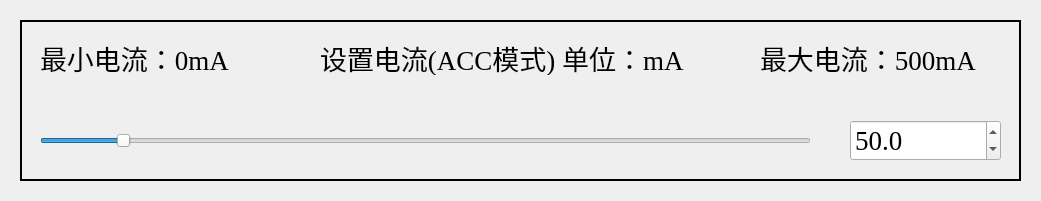
       <widget class="QWidget" name="widgetSetCurSetEDFA_2" native="true">
        <property name="geometry">
         <rect>
          <x>40</x>
          <y>440</y>
          <width>1041</width>
          <height>201</height>
         </rect>
        </property>
        <widget class="QLabel" name="labelBgCurSetEDFA_2">
         <property name="geometry">
          <rect>
           <x>20</x>
           <y>20</y>
           <width>1001</width>
           <height>161</height>
          </rect>
         </property>
         <property name="frameShape">
          <enum>QFrame::WinPanel</enum>
         </property>
         <property name="text">
          <string/>
         </property>
        </widget>
        <widget class="QSlider" name="horizontalSliderCurSetEDFA_2">
         <property name="geometry">
          <rect>
           <x>40</x>
           <y>120</y>
           <width>771</width>
           <height>41</height>
          </rect>
         </property>
         <property name="minimum">
          <number>0</number>
         </property>
         <property name="maximum">
          <number>5000</number>
         </property>
         <property name="singleStep">
          <number>1</number>
         </property>
         <property name="pageStep">
          <number>10</number>
         </property>
         <property name="value">
          <number>500</number>
         </property>
         <property name="orientation">
          <enum>Qt::Horizontal</enum>
         </property>
        </widget>
        <widget class="QLabel" name="labelSetCurSetEDFA_2">
         <property name="geometry">
          <rect>
           <x>320</x>
           <y>40</y>
           <width>391</width>
           <height>35</height>
          </rect>
         </property>
         <property name="sizePolicy">
          <sizepolicy hsizetype="Ignored" vsizetype="Ignored">
           <horstretch>0</horstretch>
           <verstretch>0</verstretch>
          </sizepolicy>
         </property>
         <property name="font">
          <font>
           <family>Times New Roman</family>
           <pointsize>20</pointsize>
          </font>
         </property>
         <property name="text">
          <string>设置电流(ACC模式) 单位：mA</string>
         </property>
        </widget>
        <widget class="QDoubleSpinBox" name="doubleSpinBoxCurSetEDFA_2">
         <property name="geometry">
          <rect>
           <x>850</x>
           <y>120</y>
           <width>151</width>
           <height>41</height>
          </rect>
         </property>
         <property name="sizePolicy">
          <sizepolicy hsizetype="Ignored" vsizetype="Ignored">
           <horstretch>0</horstretch>
           <verstretch>0</verstretch>
          </sizepolicy>
         </property>
         <property name="font">
          <font>
           <family>Times New Roman</family>
           <pointsize>20</pointsize>
          </font>
         </property>
         <property name="decimals">
          <number>1</number>
         </property>
         <property name="minimum">
          <double>0.000000000000000</double>
         </property>
         <property name="maximum">
          <double>500.000000000000000</double>
         </property>
         <property name="singleStep">
          <double>0.100000000000000</double>
         </property>
         <property name="value">
          <double>50.000000000000000</double>
         </property>
        </widget>
        <widget class="QLabel" name="labelHintMaxCurSetEDFA_2">
         <property name="geometry">
          <rect>
           <x>760</x>
           <y>40</y>
           <width>231</width>
           <height>35</height>
          </rect>
         </property>
         <property name="sizePolicy">
          <sizepolicy hsizetype="Ignored" vsizetype="Ignored">
           <horstretch>0</horstretch>
           <verstretch>0</verstretch>
          </sizepolicy>
         </property>
         <property name="font">
          <font>
           <family>Times New Roman</family>
           <pointsize>20</pointsize>
          </font>
         </property>
         <property name="text">
          <string>最大电流：500mA</string>
         </property>
        </widget>
        <widget class="QLabel" name="labelHintMinCurSetEDFA_2">
         <property name="geometry">
          <rect>
           <x>40</x>
           <y>40</y>
           <width>231</width>
           <height>35</height>
          </rect>
         </property>
         <property name="sizePolicy">
          <sizepolicy hsizetype="Ignored" vsizetype="Ignored">
           <horstretch>0</horstretch>
           <verstretch>0</verstretch>
          </sizepolicy>
         </property>
         <property name="font">
          <font>
           <family>Times New Roman</family>
           <pointsize>20</pointsize>
          </font>
         </property>
         <property name="text">
          <string>最小电流：0mA</string>
         </property>
        </widget>
       </widget>
